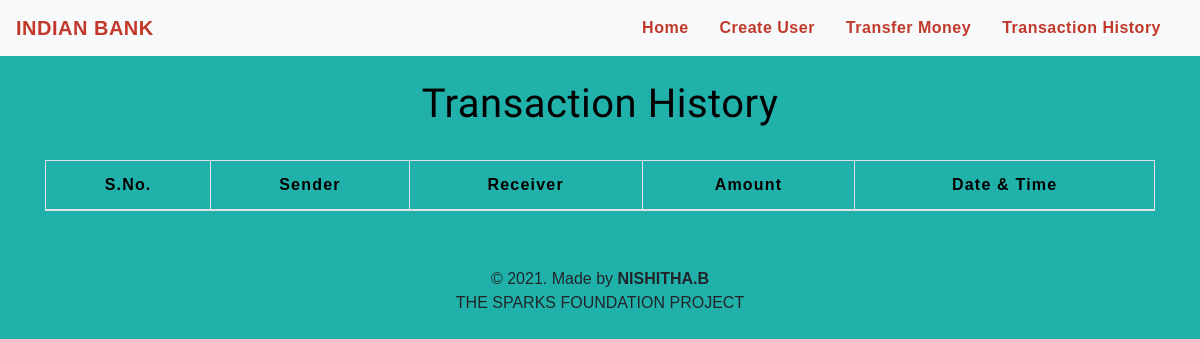
/transactionhistory.php, run on an earlier commit of the app's database.
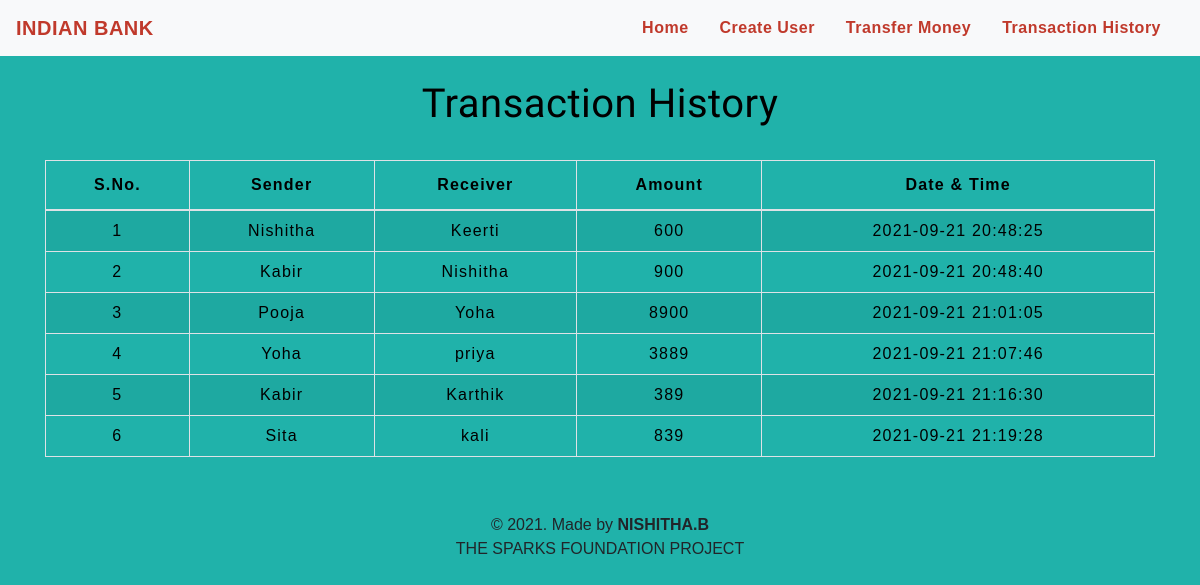
And on a later commit of the database.
### tables this page shows
CREATE TABLE `transaction` (
  `sno` int(3) NOT NULL,
  `sender` text NOT NULL,
  `receiver` text NOT NULL,
  `balance` int(8) NOT NULL,
  `datetime` datetime NOT NULL DEFAULT current_timestamp()
);

### transactionhistory.php (the view, shortened to what this page needs)
<!DOCTYPE html>
<html lang="en">
<head>
    <link rel="stylesheet" href="https://stackpath.bootstrapcdn.com/bootstrap/4.5.2/css/bootstrap.min.css">
    <link rel="stylesheet" type="text/css" href="css/table.css">
    <link rel="stylesheet" type="text/css" href="css/navbar.css">
</head>
<body style="background-color :#20B2AA;">
<?php
  include 'navbar.php';
?>
	<div class="container">
        <h2 class="text-center pt-4" style="color : black;">Transaction History</h2>
       <br>
       <div class="table-responsive-sm">
    <table class="table table-hover table-striped table-condensed table-bordered">
        <thead style="color : black;">
            <tr>
                <th class="text-center">S.No.</th>
                <th class="text-center">Sender</th>
                <th class="text-center">Receiver</th>
                <th class="text-center">Amount</th>
                <th class="text-center">Date & Time</th>
            </tr>
        </thead>
        <tbody>
        <?php
            include 'config.php';
            $sql ="select * from transaction";
            $query =mysqli_query($conn, $sql);
            while($rows = mysqli_fetch_assoc($query))
            {
        ?>
            <tr style="color : black;">
            <td class="py-2"><?php echo $rows['sno']; ?></td>
            <td class="py-2"><?php echo $rows['sender']; ?></td>
            <td class="py-2"><?php echo $rows['receiver']; ?></td>
            <td class="py-2"><?php echo $rows['balance']; ?> </td>
            <td class="py-2"><?php echo $rows['datetime']; ?> </td>
        <?php
            }
        ?>
        </tbody>
    </table>
    </div>
</div>
<footer class="text-center mt-5 py-2">
            <p>&copy 2021. Made by <b>NISHITHA.B</b> <br> THE SPARKS FOUNDATION PROJECT</p>
</footer>
</body>
</html>

### navbar.php (shortened to what this page needs)
<nav class="navbar navbar-expand-md navbar-light bg-light">
<a class="navbar-brand" href="index.php" style="color : #C0392B;"><b>INDIAN BANK</b></a>
<div class="collapse navbar-collapse" id="collapsibleNavbar">
      <ul class="navbar-nav ml-auto">
        <li class="nav-item">
          <a class="nav-link" href="index.php" style="color : #C0392B;"><b>Home</b></a>
        </li>
        <li class="nav-item">
          <a class="nav-link" href="createuser.php" style="color : #C0392B;"><b>Create User</b></a>
        </li>
        <li class="nav-item">
          <a class="nav-link" href="transfermoney.php" style="color : #C0392B;"><b>Transfer Money</b></a>
        </li>
        <li class="nav-item">
          <a class="nav-link" href="transactionhistory.php" style="color : #C0392B;"><b>Transaction History</b></a>
        </li>
    </div>
 </nav>

### css/table.css (style rules this page uses)
* { padding: 0; margin: 0; box-sizing: border-box; font-family: sans-serif; }
h2 { font-size: 40px; }
table { letter-spacing: 1.2px; }
td { text-align: center; }

### css/navbar.css (style rules this page uses)
.nav-link { margin-right: 15px; color:#2F363F; letter-spacing: 0.5px; transition: 0.5s; }
.navbar-brand { color: #4C4B4B; letter-spacing: 0.5px; }
h2 { color: #4C4B4B; letter-spacing: 0.5px; font-family: raleway; }

What changed in the data, as far as the page shows it:
added transaction: sno "1", sender "Nishitha", receiver "Keerti", balance "600", datetime "2021-09-21 20:48:25"
added transaction: sno "2", sender "Kabir", receiver "Nishitha", balance "900", datetime "2021-09-21 20:48:40"
added transaction: sno "3", sender "Pooja", receiver "Yoha", balance "8900", datetime "2021-09-21 21:01:05"
added transaction: sno "4", sender "Yoha", receiver "priya", balance "3889", datetime "2021-09-21 21:07:46"
added transaction: sno "5", sender "Kabir", receiver "Karthik", balance "389", datetime "2021-09-21 21:16:30"
added transaction: sno "6", sender "Sita", receiver "kali", balance "839", datetime "2021-09-21 21:19:28"
